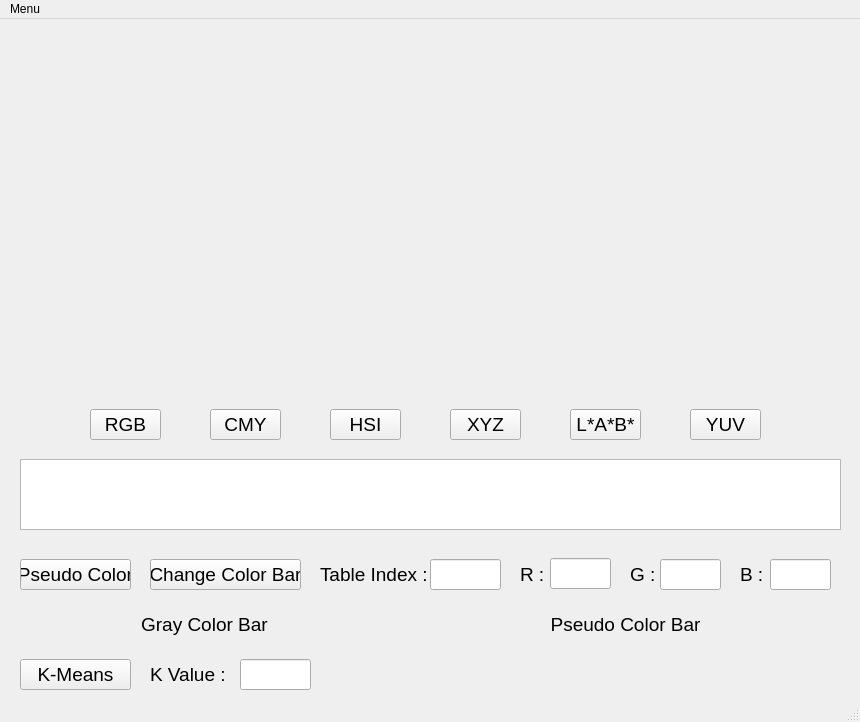
<?xml version="1.0" encoding="UTF-8"?>
<ui version="4.0">
 <class>MainWindow</class>
 <widget class="QMainWindow" name="MainWindow">
  <property name="geometry">
   <rect>
    <x>0</x>
    <y>0</y>
    <width>860</width>
    <height>722</height>
   </rect>
  </property>
  <property name="windowTitle">
   <string>MainWindow</string>
  </property>
  <widget class="QWidget" name="centralwidget">
   <widget class="QLineEdit" name="blue">
    <property name="geometry">
     <rect>
      <x>770</x>
      <y>540</y>
      <width>61</width>
      <height>31</height>
     </rect>
    </property>
    <property name="font">
     <font>
      <pointsize>14</pointsize>
     </font>
    </property>
   </widget>
   <widget class="QPushButton" name="YUV">
    <property name="geometry">
     <rect>
      <x>690</x>
      <y>390</y>
      <width>71</width>
      <height>31</height>
     </rect>
    </property>
    <property name="font">
     <font>
      <pointsize>14</pointsize>
     </font>
    </property>
    <property name="text">
     <string>YUV</string>
    </property>
   </widget>
   <widget class="QPushButton" name="CMY">
    <property name="geometry">
     <rect>
      <x>210</x>
      <y>390</y>
      <width>71</width>
      <height>31</height>
     </rect>
    </property>
    <property name="font">
     <font>
      <pointsize>14</pointsize>
     </font>
    </property>
    <property name="text">
     <string>CMY</string>
    </property>
   </widget>
   <widget class="QLabel" name="showImgOut">
    <property name="geometry">
     <rect>
      <x>440</x>
      <y>9</y>
      <width>400</width>
      <height>361</height>
     </rect>
    </property>
    <property name="text">
     <string/>
    </property>
   </widget>
   <widget class="QLineEdit" name="tableIndex">
    <property name="geometry">
     <rect>
      <x>430</x>
      <y>540</y>
      <width>71</width>
      <height>31</height>
     </rect>
    </property>
    <property name="font">
     <font>
      <pointsize>14</pointsize>
     </font>
    </property>
   </widget>
   <widget class="QPushButton" name="pseudoColor">
    <property name="geometry">
     <rect>
      <x>20</x>
      <y>540</y>
      <width>111</width>
      <height>31</height>
     </rect>
    </property>
    <property name="font">
     <font>
      <pointsize>14</pointsize>
     </font>
    </property>
    <property name="text">
     <string>Pseudo Color</string>
    </property>
   </widget>
   <widget class="QLabel" name="REDLable">
    <property name="geometry">
     <rect>
      <x>520</x>
      <y>540</y>
      <width>31</width>
      <height>31</height>
     </rect>
    </property>
    <property name="font">
     <font>
      <pointsize>14</pointsize>
     </font>
    </property>
    <property name="text">
     <string>R :</string>
    </property>
   </widget>
   <widget class="QTextBrowser" name="showData">
    <property name="geometry">
     <rect>
      <x>20</x>
      <y>440</y>
      <width>821</width>
      <height>71</height>
     </rect>
    </property>
    <property name="html">
     <string>&lt;!DOCTYPE HTML PUBLIC &quot;-//W3C//DTD HTML 4.0//EN&quot; &quot;http://www.w3.org/TR/REC-html40/strict.dtd&quot;&gt;
&lt;html&gt;&lt;head&gt;&lt;meta name=&quot;qrichtext&quot; content=&quot;1&quot; /&gt;&lt;style type=&quot;text/css&quot;&gt;
p, li { white-space: pre-wrap; }
&lt;/style&gt;&lt;/head&gt;&lt;body style=&quot; font-family:'PMingLiU'; font-size:9pt; font-weight:400; font-style:normal;&quot;&gt;
&lt;p style=&quot;-qt-paragraph-type:empty; margin-top:0px; margin-bottom:0px; margin-left:0px; margin-right:0px; -qt-block-indent:0; text-indent:0px; font-family:'PMingLiU';&quot;&gt;&lt;br /&gt;&lt;/p&gt;&lt;/body&gt;&lt;/html&gt;</string>
    </property>
   </widget>
   <widget class="QLabel" name="kValue_Label">
    <property name="geometry">
     <rect>
      <x>150</x>
      <y>640</y>
      <width>81</width>
      <height>31</height>
     </rect>
    </property>
    <property name="font">
     <font>
      <pointsize>14</pointsize>
     </font>
    </property>
    <property name="text">
     <string>K Value : </string>
    </property>
   </widget>
   <widget class="QPushButton" name="LAB">
    <property name="geometry">
     <rect>
      <x>570</x>
      <y>390</y>
      <width>71</width>
      <height>31</height>
     </rect>
    </property>
    <property name="font">
     <font>
      <pointsize>14</pointsize>
     </font>
    </property>
    <property name="text">
     <string>L*A*B*</string>
    </property>
   </widget>
   <widget class="QLineEdit" name="red">
    <property name="geometry">
     <rect>
      <x>550</x>
      <y>539</y>
      <width>61</width>
      <height>31</height>
     </rect>
    </property>
    <property name="font">
     <font>
      <pointsize>14</pointsize>
     </font>
    </property>
   </widget>
   <widget class="QLineEdit" name="kMeans_k">
    <property name="geometry">
     <rect>
      <x>240</x>
      <y>640</y>
      <width>71</width>
      <height>31</height>
     </rect>
    </property>
    <property name="font">
     <font>
      <pointsize>14</pointsize>
     </font>
    </property>
   </widget>
   <widget class="QPushButton" name="kMeans">
    <property name="geometry">
     <rect>
      <x>20</x>
      <y>640</y>
      <width>111</width>
      <height>31</height>
     </rect>
    </property>
    <property name="font">
     <font>
      <pointsize>14</pointsize>
     </font>
    </property>
    <property name="text">
     <string>K-Means</string>
    </property>
   </widget>
   <widget class="QLabel" name="Green_Lab">
    <property name="geometry">
     <rect>
      <x>630</x>
      <y>540</y>
      <width>31</width>
      <height>31</height>
     </rect>
    </property>
    <property name="font">
     <font>
      <pointsize>14</pointsize>
     </font>
    </property>
    <property name="text">
     <string>G :</string>
    </property>
   </widget>
   <widget class="QPushButton" name="HSI">
    <property name="geometry">
     <rect>
      <x>330</x>
      <y>390</y>
      <width>71</width>
      <height>31</height>
     </rect>
    </property>
    <property name="font">
     <font>
      <pointsize>14</pointsize>
     </font>
    </property>
    <property name="text">
     <string>HSI</string>
    </property>
   </widget>
   <widget class="QLabel" name="Blue_Label">
    <property name="geometry">
     <rect>
      <x>740</x>
      <y>540</y>
      <width>31</width>
      <height>31</height>
     </rect>
    </property>
    <property name="font">
     <font>
      <pointsize>14</pointsize>
     </font>
    </property>
    <property name="text">
     <string>B :</string>
    </property>
   </widget>
   <widget class="QPushButton" name="RGB">
    <property name="geometry">
     <rect>
      <x>90</x>
      <y>390</y>
      <width>71</width>
      <height>31</height>
     </rect>
    </property>
    <property name="font">
     <font>
      <pointsize>14</pointsize>
     </font>
    </property>
    <property name="text">
     <string>RGB</string>
    </property>
   </widget>
   <widget class="QLabel" name="showImgIn">
    <property name="geometry">
     <rect>
      <x>10</x>
      <y>9</y>
      <width>400</width>
      <height>361</height>
     </rect>
    </property>
    <property name="text">
     <string/>
    </property>
   </widget>
   <widget class="QLineEdit" name="green">
    <property name="geometry">
     <rect>
      <x>660</x>
      <y>540</y>
      <width>61</width>
      <height>31</height>
     </rect>
    </property>
    <property name="font">
     <font>
      <pointsize>14</pointsize>
     </font>
    </property>
   </widget>
   <widget class="QPushButton" name="XYZ">
    <property name="geometry">
     <rect>
      <x>450</x>
      <y>390</y>
      <width>71</width>
      <height>31</height>
     </rect>
    </property>
    <property name="font">
     <font>
      <pointsize>14</pointsize>
     </font>
    </property>
    <property name="text">
     <string>XYZ</string>
    </property>
   </widget>
   <widget class="QLabel" name="Table_Index">
    <property name="geometry">
     <rect>
      <x>320</x>
      <y>540</y>
      <width>111</width>
      <height>31</height>
     </rect>
    </property>
    <property name="font">
     <font>
      <pointsize>14</pointsize>
     </font>
    </property>
    <property name="text">
     <string>Table Index : </string>
    </property>
   </widget>
   <widget class="QLabel" name="barRGB">
    <property name="geometry">
     <rect>
      <x>440</x>
      <y>590</y>
      <width>390</width>
      <height>30</height>
     </rect>
    </property>
    <property name="font">
     <font>
      <pointsize>14</pointsize>
     </font>
    </property>
    <property name="text">
     <string>                     Pseudo Color Bar</string>
    </property>
   </widget>
   <widget class="QLabel" name="barGray">
    <property name="geometry">
     <rect>
      <x>20</x>
      <y>590</y>
      <width>390</width>
      <height>30</height>
     </rect>
    </property>
    <property name="font">
     <font>
      <pointsize>14</pointsize>
     </font>
    </property>
    <property name="text">
     <string>                       Gray Color Bar</string>
    </property>
   </widget>
   <widget class="QPushButton" name="changeColor">
    <property name="geometry">
     <rect>
      <x>150</x>
      <y>540</y>
      <width>151</width>
      <height>31</height>
     </rect>
    </property>
    <property name="font">
     <font>
      <pointsize>14</pointsize>
     </font>
    </property>
    <property name="text">
     <string>Change Color Bar</string>
    </property>
   </widget>
  </widget>
  <widget class="QMenuBar" name="menubar">
   <property name="geometry">
    <rect>
     <x>0</x>
     <y>0</y>
     <width>860</width>
     <height>21</height>
    </rect>
   </property>
   <widget class="QMenu" name="menuMenu">
    <property name="title">
     <string>Menu</string>
    </property>
    <addaction name="actionOpen"/>
    <addaction name="actionClose"/>
   </widget>
   <addaction name="menuMenu"/>
  </widget>
  <widget class="QStatusBar" name="statusbar"/>
  <action name="actionOpen">
   <property name="text">
    <string>Open</string>
   </property>
  </action>
  <action name="actionClose">
   <property name="text">
    <string>Close</string>
   </property>
  </action>
 </widget>
 <resources/>
 <connections/>
</ui>
